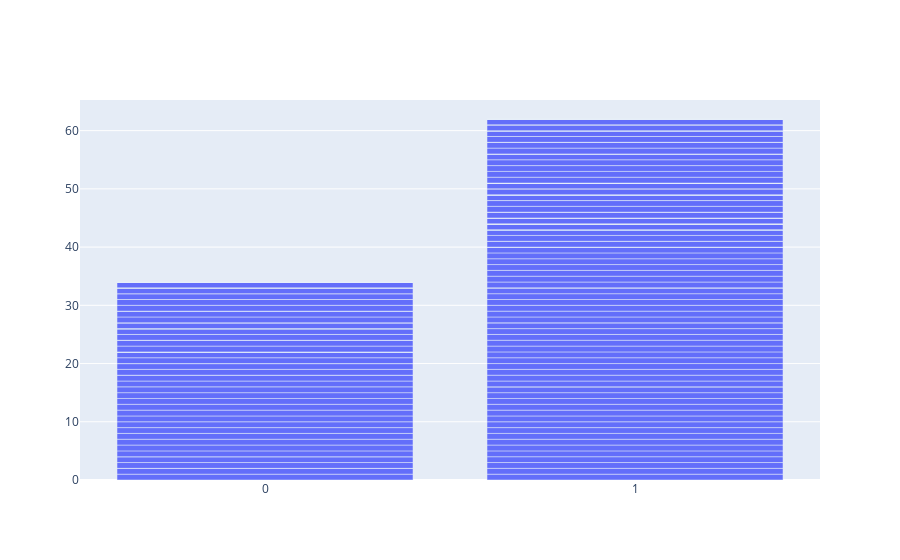

This figure's notebook cell:
### Code cell
## Death Events as per Sex

trace1 = go.Bar(x = df.sex, y = df.DEATH_EVENT)

data1 = [trace1]
layout = go.Layout(barmode = "group")
fig = go.Figure(data = data1, layout = layout)
iplot(fig)

# here 0 means female and 1 means male

### Figure 1 — Plotly figure (JSON) as saved in the notebook; plotly's stock layout.template omitted (floating-point values rounded to 4 significant figures; data arrays with more than 128 entries replaced by an {"elided": "..."} marker saying what was removed)
{"data": [{"type": "bar", "x": {"elided": "299 int values"}, "y": {"elided": "299 int values"}}], "layout": {"barmode": "group"}}
